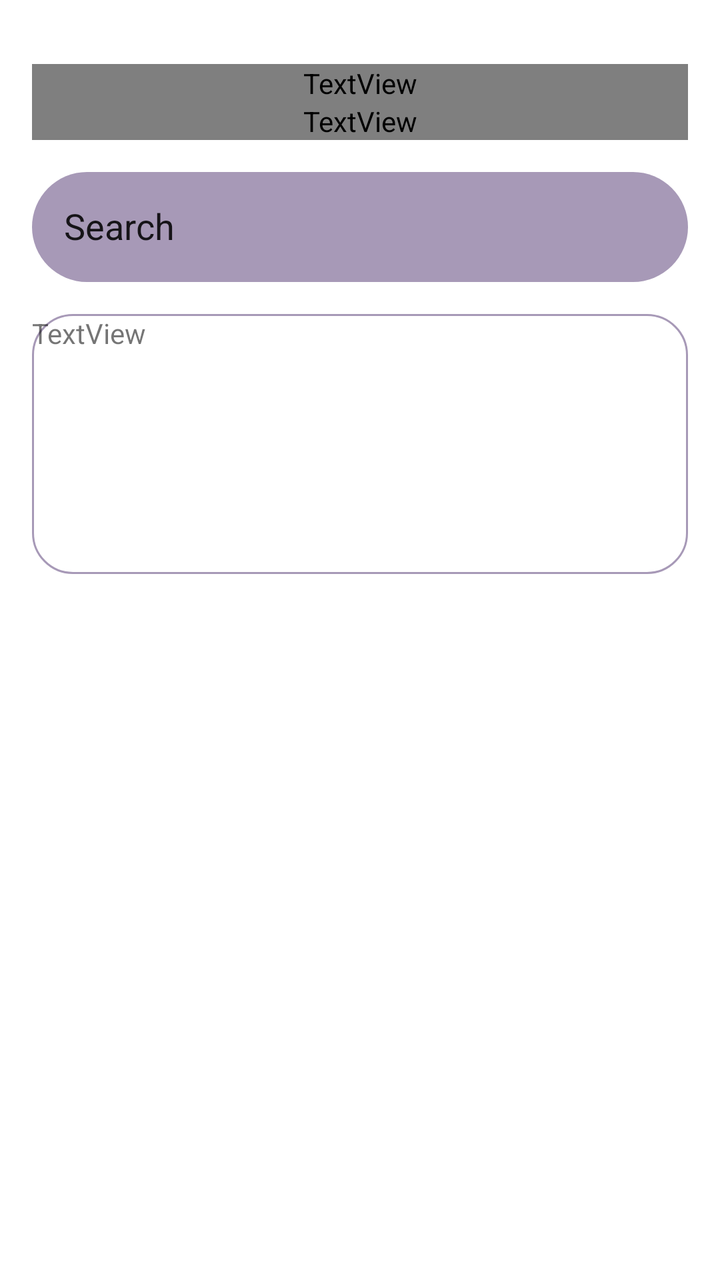
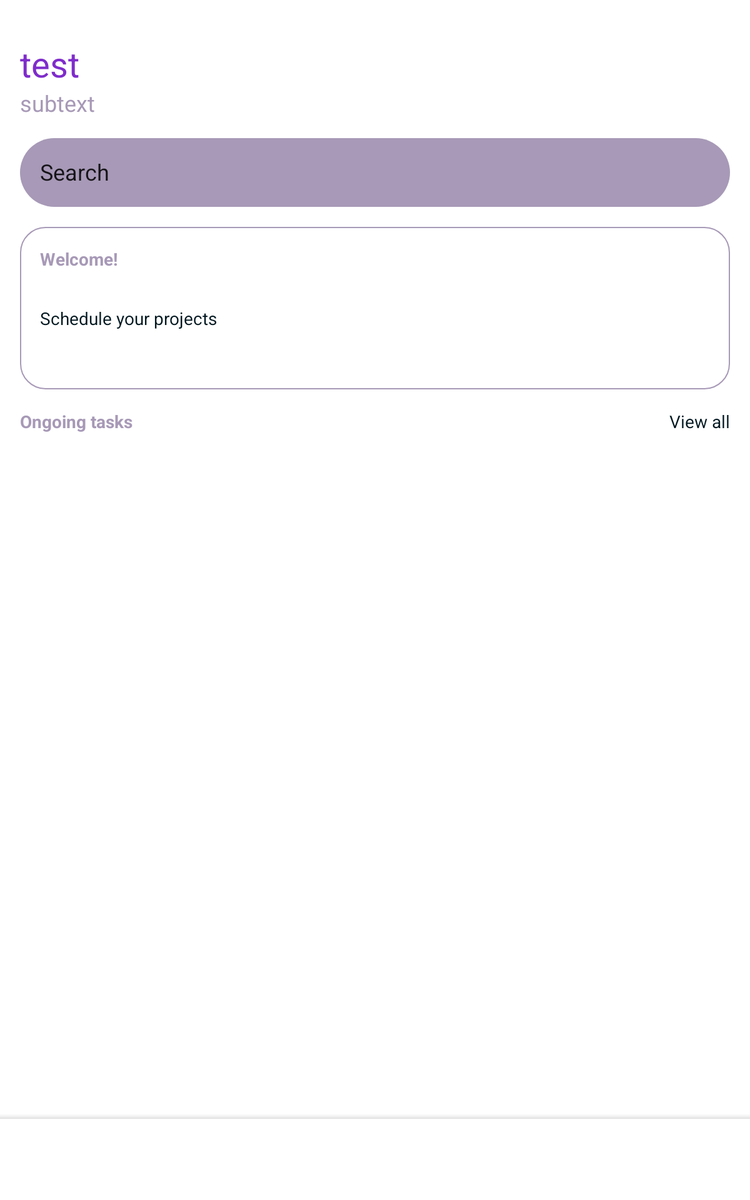

Compare how this app lays out the same screen by default and in its alternative resource folder. The renders come first, then the two layout files and the values they reference.
<!-- AndroidManifest.xml: application theme Theme.ProjectManager -->
<!-- res/layout/main_activity.xml -->
<?xml version="1.0" encoding="utf-8"?>
<androidx.constraintlayout.widget.ConstraintLayout xmlns:android="http://schemas.android.com/apk/res/android"
    xmlns:app="http://schemas.android.com/apk/res-auto"
    xmlns:tools="http://schemas.android.com/tools"
    android:id="@+id/mainActivity"
    android:layout_width="match_parent"
    android:layout_height="match_parent"
    tools:context=".MainActivity">

<ScrollView
    android:layout_width="match_parent"
    android:layout_height="match_parent">
    <LinearLayout
        android:layout_width="match_parent"
        android:layout_height="wrap_content"
        android:orientation="vertical"
        android:padding="16dp">
    <TextView
        android:id="@+id/TextView"
        android:layout_width="match_parent"
        android:layout_height="match_parent"
        android:layout_marginTop="16dp"
        android:text="@string/test"
        android:textColor="@color/cerulean"
        android:textSize="28sp"
        app:layout_constraintBottom_toBottomOf="@+id/editTextText"
        app:layout_constraintEnd_toEndOf="@+id/textView2"
        app:layout_constraintStart_toStartOf="parent"
        app:layout_constraintTop_toTopOf="parent"/>

    <TextView
        android:id="@+id/TextView2"
        android:layout_width="match_parent"
        android:layout_height="match_parent"
        android:text="@string/subtext"
        android:textColor="@color/cerulean"
        android:textSize="18sp"
        app:layout_constraintEnd_toEndOf="@+id/editTextText"
        app:layout_constraintStart_toStartOf="parent"
        app:layout_constraintTop_toTopOf="parent" />

    <EditText
        android:id="@+id/editTextText"
        android:layout_width="match_parent"
        android:layout_height="55dp"
        android:autofillHints="null"
        android:ems="10"
        android:inputType="text"
        android:text="@string/search"
        android:background="@drawable/edit_text_bg"
        android:drawableStart="@drawable/search"
        android:padding="16dp"
        android:textColorHint="@color/cerulean"
        android:layout_marginTop="16dp"
        android:layout_marginBottom="16dp"
        app:layout_constraintBottom_toBottomOf="@+id/textView2"
        app:layout_constraintStart_toStartOf="parent"
        app:layout_constraintTop_toBottomOf="@+id/textView2"/>
        <androidx.constraintlayout.widget.ConstraintLayout
            android:layout_width="match_parent"
            android:layout_height="130dp"
            android:background="@drawable/bg_banner">

            <TextView
                android:id="@+id/textView3"
                android:layout_width="wrap_content"
                android:layout_height="wrap_content"
                android:text="TextView" />
        </androidx.constraintlayout.widget.ConstraintLayout>
    </LinearLayout>
</ScrollView>

</androidx.constraintlayout.widget.ConstraintLayout>
<!-- resources referenced by this layout -->
<resources>
  <!-- drawable bg_banner (drawable) -->
  <?xml version="1.0" encoding="utf-8"?>
  <selector xmlns:android="http://schemas.android.com/apk/res/android">
    <item>
        <shape android:shape="rectangle">
            <stroke android:color="@color/rose_quartz" android:width="1dp"/>
            <corners android:radius="20dp"/>
        </shape>
    </item>
  </selector>
  <!-- drawable edit_text_bg (drawable) -->
  <?xml version="1.0" encoding="utf-8"?>
  <selector xmlns:android="http://schemas.android.com/apk/res/android">
      <item>
          <shape android:shape="rectangle">
              <solid android:color="@color/rose_quartz"/>
              <corners android:radius="50dp"/>
          </shape>
      </item>
  </selector>
  <string name="search">Search</string>
  <string name="subtext">subtext</string>
  <string name="test">test</string>
  <style name="Theme.ProjectManager" parent="Theme.MaterialComponents.DayNight.NoActionBar" />
  <color name="rose_quartz">#A799B7</color>
</resources>
<!-- res/layout-sw600dp/main_activity.xml (the repository's variant of the layout above) -->
<!-- drawn on a 7-inch tablet held upright -->
<?xml version="1.0" encoding="utf-8"?>
<androidx.constraintlayout.widget.ConstraintLayout xmlns:android="http://schemas.android.com/apk/res/android"
    xmlns:app="http://schemas.android.com/apk/res-auto"
    xmlns:tools="http://schemas.android.com/tools"
    android:id="@+id/mainActivity"
    android:layout_width="match_parent"
    android:layout_height="match_parent"
    tools:context=".MainActivity">

    <ScrollView
        android:id="@+id/scrollView2"
        android:layout_width="match_parent"
        android:layout_height="match_parent">

        <LinearLayout
            android:layout_width="match_parent"
            android:layout_height="wrap_content"
            android:orientation="vertical"
            android:padding="16dp">

            <TextView
                android:id="@+id/TextView"
                android:layout_width="match_parent"
                android:layout_height="match_parent"
                android:layout_marginTop="16dp"
                android:text="@string/test"
                android:textColor="@color/french_violet"
                android:textSize="28sp"
                app:layout_constraintBottom_toBottomOf="@+id/editTextText"
                app:layout_constraintEnd_toEndOf="@+id/textView2"
                app:layout_constraintStart_toStartOf="parent"
                app:layout_constraintTop_toTopOf="parent" />

            <TextView
                android:id="@+id/TextView2"
                android:layout_width="match_parent"
                android:layout_height="match_parent"
                android:text="@string/subtext"
                android:textColor="@color/rose_quartz"
                android:textSize="18sp"
                app:layout_constraintEnd_toEndOf="@+id/editTextText"
                app:layout_constraintStart_toStartOf="parent"
                app:layout_constraintTop_toTopOf="parent" />

            <EditText
                android:id="@+id/editTextText"
                android:layout_width="match_parent"
                android:layout_height="55dp"
                android:layout_marginTop="16dp"
                android:layout_marginBottom="16dp"
                android:autofillHints="null"
                android:background="@drawable/edit_text_bg"
                android:drawableStart="@drawable/search"
                android:ems="10"
                android:inputType="text"
                android:padding="16dp"
                android:text="@string/search"
                android:textColorHint="@color/rose_quartz"
                app:layout_constraintBottom_toBottomOf="@+id/textView2"
                app:layout_constraintStart_toStartOf="parent"
                app:layout_constraintTop_toBottomOf="@+id/textView2" />

            <androidx.constraintlayout.widget.ConstraintLayout
                android:layout_width="match_parent"
                android:layout_height="130dp"
                android:background="@drawable/bg_banner">

                <TextView
                    android:id="@+id/TextView3"
                    android:layout_width="wrap_content"
                    android:layout_height="wrap_content"
                    android:layout_marginStart="16dp"
                    android:layout_marginTop="16dp"
                    android:text="@string/welcome"
                    android:textColor="@color/rose_quartz"
                    android:textStyle="bold"
                    app:layout_constraintStart_toStartOf="parent"
                    app:layout_constraintTop_toTopOf="parent" />

                <TextView
                    android:id="@+id/TextView4"
                    android:layout_width="wrap_content"
                    android:layout_height="wrap_content"
                    android:text="@string/welcome_subtext"
                    android:textColor="@color/rich_black"
                    app:layout_constraintBottom_toBottomOf="parent"
                    app:layout_constraintStart_toStartOf="@+id/TextView3"
                    app:layout_constraintTop_toTopOf="@+id/TextView3" />

                <ImageView
                    android:id="@+id/ImageView"
                    android:layout_width="wrap_content"
                    android:layout_height="wrap_content"
                    app:layout_constraintBottom_toBottomOf="parent"
                    app:layout_constraintEnd_toEndOf="parent"
                    app:layout_constraintTop_toTopOf="parent"
                    app:srcCompat="@drawable/pic_banner" />
            </androidx.constraintlayout.widget.ConstraintLayout>

            <LinearLayout
                android:layout_width="match_parent"
                android:layout_height="match_parent"
                android:layout_marginTop="16dp"
                android:orientation="horizontal">

                <TextView
                    android:id="@+id/TextView5"
                    android:layout_width="0dp"
                    android:layout_height="wrap_content"
                    android:layout_weight="1"
                    android:text="@string/CurrentTaskTitle"
                    android:textColor="@color/rose_quartz"
                    android:textStyle="bold"/>

                <TextView
                    android:id="@+id/TextView6"
                    android:layout_width="wrap_content"
                    android:layout_height="wrap_content"
                    android:text="@string/ViewAll"
                    android:textColor="@color/rich_black"/>
            </LinearLayout>

            <androidx.recyclerview.widget.RecyclerView
                android:id="@+id/viewOngoing"
                android:layout_width="match_parent"
                android:layout_height="match_parent"
                android:layout_marginTop="16dp" />
        </LinearLayout>
    </ScrollView>

    <androidx.coordinatorlayout.widget.CoordinatorLayout
        android:layout_width="match_parent"
        android:layout_height="110dp"
        app:layout_constraintBottom_toBottomOf="parent"
        app:layout_constraintEnd_toEndOf="parent"
        app:layout_constraintStart_toStartOf="parent">

        <com.google.android.material.bottomappbar.BottomAppBar
            android:id="@+id/app_bar"
            android:layout_width="match_parent"
            android:layout_height="65dp"
            android:layout_gravity="bottom">
            <LinearLayout
                android:layout_width="match_parent"
                android:layout_height="match_parent"
                android:orientation="horizontal">
            </LinearLayout>
        </com.google.android.material.bottomappbar.BottomAppBar>

    </androidx.coordinatorlayout.widget.CoordinatorLayout>
</androidx.constraintlayout.widget.ConstraintLayout>
<!-- resources referenced by the variant -->
<!-- as a 7-inch tablet held upright resolves them -->
<resources>
  <color name="french_violet">#7F2CCB</color>
  <color name="rich_black">#00171F</color>
  <color name="rose_quartz">#A799B7</color>
  <!-- drawable bg_banner (drawable) -->
  <?xml version="1.0" encoding="utf-8"?>
  <selector xmlns:android="http://schemas.android.com/apk/res/android">
    <item>
        <shape android:shape="rectangle">
            <stroke android:color="@color/rose_quartz" android:width="1dp"/>
            <corners android:radius="20dp"/>
        </shape>
    </item>
  </selector>
  <!-- drawable edit_text_bg (drawable) -->
  <?xml version="1.0" encoding="utf-8"?>
  <selector xmlns:android="http://schemas.android.com/apk/res/android">
      <item>
          <shape android:shape="rectangle">
              <solid android:color="@color/rose_quartz"/>
              <corners android:radius="50dp"/>
          </shape>
      </item>
  </selector>
  <string name="CurrentTaskTitle">Ongoing tasks</string>
  <string name="ViewAll">View all</string>
  <string name="search">Search</string>
  <string name="subtext">subtext</string>
  <string name="test">test</string>
  <string name="welcome">Welcome!</string>
  <string name="welcome_subtext">Schedule your projects</string>
  <style name="Theme.ProjectManager" parent="Theme.MaterialComponents.DayNight.NoActionBar" />
</resources>
